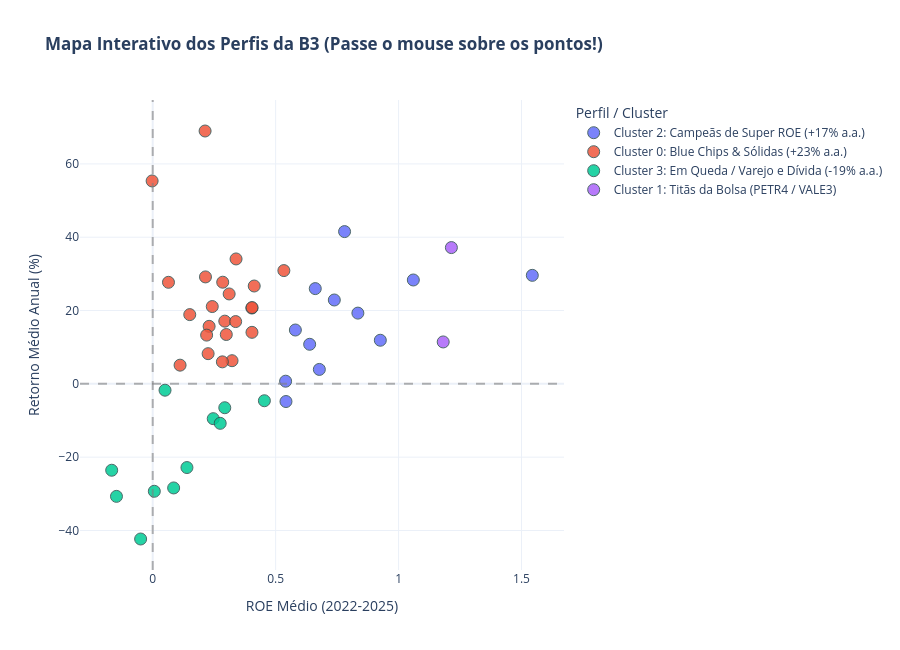

The cell this chart's notebook holds for it:
### Code cell
import plotly.express as px

# Criando o gráfico de dispersão interativo
fig = px.scatter(
    df_empresa,
    x='ROE',
    y='RETORNO_ANO_%',
    color='PERFIL',
    hover_name='EMPRESA',                    # Nome que aparece em destaque no topo ao passar o mouse
    hover_data={
        'TICKER': True,
        'ROE': ':.2f',
        'RETORNO_ANO_%': ':.2f',
        'LUCRO_LIQUIDO_BI': ':.2f',
        'PATRIMONIO_LIQUIDO_BI': ':.2f',
        'PERFIL': False                      # Já está na cor/legenda
    },
    title='<b>Mapa Interativo dos Perfis da B3 (Passe o mouse sobre os pontos!)</b>',
    labels={
        'ROE': 'ROE Médio (2022-2025)',
        'RETORNO_ANO_%': 'Retorno Médio Anual (%)',
        'PERFIL': 'Perfil / Cluster'
    },
    template='plotly_white',
    height=650
)

# Linhas de referência (zero a zero)
fig.add_hline(y=0, line_dash="dash", line_color="gray", opacity=0.6)
fig.add_vline(x=0, line_dash="dash", line_color="gray", opacity=0.6)

# Atualizar o tamanho das bolinhas
fig.update_traces(marker=dict(size=12, opacity=0.85, line=dict(width=1, color='DarkSlateGrey')))

fig.show()

### Figure 1 — Plotly figure (JSON) as saved in the notebook; plotly's stock layout.template omitted (floating-point values rounded to 4 significant figures)
{"data": [{"customdata": [["ABEV3.SA", 59.25, 87.96, "Cluster 2: Campeãs de Super ROE (+17% a.a.)"], ["B3SA3.SA", 17.59, 19.1, "Cluster 2: Campeãs de Super ROE (+17% a.a.)"], ["CMIN3.SA", 7.979, 10.79, "Cluster 2: Campeãs de Super ROE (+17% a.a.)"], ["CPFE3.SA", 21.82, 20.71, "Cluster 2: Campeãs de Super ROE (+17% a.a.)"], ["EGIE3.SA", 21.48, 13.91, "Cluster 2: Campeãs de Super ROE (+17% a.a.)"], ["GOAU4.SA", 32.14, 52.24, "Cluster 2: Campeãs de Super ROE (+17% a.a.)"], ["ITSA4.SA", 57.94, 87.99, "Cluster 2: Campeãs de Super ROE (+17% a.a.)"], ["PRIO3.SA", 14.02, 25.85, "Cluster 2: Campeãs de Super ROE (+17% a.a.)"], ["SBSP3.SA", 31.14, 39.66, "Cluster 2: Campeãs de Super ROE (+17% a.a.)"], ["SUZB3.SA", 20.7, 38.31, "Cluster 2: Campeãs de Super ROE (+17% a.a.)"], ["VBBR3.SA", 14.91, 17.37, "Cluster 2: Campeãs de Super ROE (+17% a.a.)"], ["WEGE3.SA", 10.84, 18.7, "Cluster 2: Campeãs de Super ROE (+17% a.a.)"]], "hovertemplate": "<b>%{hovertext}</b><br><br>ROE Médio (2022-2025)=%{x:.2f}<br>Retorno Médio Anual (%)=%{y:.2f}<br>TICKER=%{customdata[0]}<br>LUCRO_LIQUIDO_BI=%{customdata[1]:.2f}<br>PATRIMONIO_LIQUIDO_BI=%{customdata[2]:.2f}<extra></extra>", "hovertext": ["AMBEV S.A.", "B3 S.A. - BRASIL, BOLSA, BALCÃO", "CSN MINERAÇÃO S.A.", "CPFL ENERGIA S.A.", "ENGIE BRASIL ENERGIA S.A.", "METALURGICA GERDAU S.A.", "ITAÚSA S.A.", "PRIO S.A.", "CIA SANEAMENTO BASICO EST SAO PAULO", "SUZANO HOLDING S.A.", "VIBRA ENERGIA S/A", "WEG S.A."], "legendgroup": "Cluster 2: Campeãs de Super ROE (+17% a.a.)", "marker": {"color": "#636efa", "line": {"color": "DarkSlateGrey", "width": 1}, "opacity": 0.85, "size": 12, "symbol": "circle"}, "mode": "markers", "name": "Cluster 2: Campeãs de Super ROE (+17% a.a.)", "orientation": "v", "showlegend": true, "type": "scatter", "x": [0.6777, 0.9257, 0.7386, 1.06, 1.544, 0.6384, 0.6611, 0.5421, 0.7803, 0.5406, 0.8345, 0.5802], "xaxis": "x", "y": [3.936, 11.89, 22.87, 28.33, 29.6, 10.79, 25.98, -4.825, 41.53, 0.7239, 19.3, 14.69], "yaxis": "y"}, {"customdata": [["ALOS3.SA", 5.427, 13.11, "Cluster 0: Blue Chips & Sólidas (+23% a.a.)"], ["ALUP11.SA", 3.301, 11.33, "Cluster 0: Blue Chips & Sólidas (+23% a.a.)"], ["AURE3.SA", 1.353, 13.54, "Cluster 0: Blue Chips & Sólidas (+23% a.a.)"], ["BBAS3.SA", 55.26, 178.6, "Cluster 0: Blue Chips & Sólidas (+23% a.a.)"], ["BBDC4.SA", 38.52, 168.4, "Cluster 0: Blue Chips & Sólidas (+23% a.a.)"], ["BRSR6.SA", 2.442, 11.47, "Cluster 0: Blue Chips & Sólidas (+23% a.a.)"], ["CMIG4.SA", 10.65, 25.6, "Cluster 0: Blue Chips & Sólidas (+23% a.a.)"], ["COGN3.SA", -0.0121, 13.24, "Cluster 0: Blue Chips & Sólidas (+23% a.a.)"], ["CXSE3.SA", 6.711, 12.48, "Cluster 0: Blue Chips & Sólidas (+23% a.a.)"], ["ENEV3.SA", 1.258, 18.85, "Cluster 0: Blue Chips & Sólidas (+23% a.a.)"], ["ENGI11.SA", 6.669, 19.68, "Cluster 0: Blue Chips & Sólidas (+23% a.a.)"], ["EQTL3.SA", 5.985, 25.52, "Cluster 0: Blue Chips & Sólidas (+23% a.a.)"], ["GGBR4.SA", 16.05, 51.88, "Cluster 0: Blue Chips & Sólidas (+23% a.a.)"], ["KLBN11.SA", 5.631, 14.07, "Cluster 0: Blue Chips & Sólidas (+23% a.a.)"], ["MTSA4.SA", 0.1286, 0.4356, "Cluster 0: Blue Chips & Sólidas (+23% a.a.)"], ["PSSA3.SA", 4.864, 14.17, "Cluster 0: Blue Chips & Sólidas (+23% a.a.)"], ["RDOR3.SA", 5.285, 23.81, "Cluster 0: Blue Chips & Sólidas (+23% a.a.)"], ["RENT3.SA", 7.296, 25.76, "Cluster 0: Blue Chips & Sólidas (+23% a.a.)"], ["SANB11.SA", 25.76, 118.0, "Cluster 0: Blue Chips & Sólidas (+23% a.a.)"], ["TIMS3.SA", 4.902, 23.43, "Cluster 0: Blue Chips & Sólidas (+23% a.a.)"], ["UGPA3.SA", 4.298, 14.94, "Cluster 0: Blue Chips & Sólidas (+23% a.a.)"], ["VIVA3.SA", 0.9212, 2.26, "Cluster 0: Blue Chips & Sólidas (+23% a.a.)"], ["VIVT3.SA", 10.43, 69.22, "Cluster 0: Blue Chips & Sólidas (+23% a.a.)"]], "hovertemplate": "<b>%{hovertext}</b><br><br>ROE Médio (2022-2025)=%{x:.2f}<br>Retorno Médio Anual (%)=%{y:.2f}<br>TICKER=%{customdata[0]}<br>LUCRO_LIQUIDO_BI=%{customdata[1]:.2f}<br>PATRIMONIO_LIQUIDO_BI=%{customdata[2]:.2f}<extra></extra>", "hovertext": ["ALLOS S.A.", "ALUPAR INVESTIMENTO S/A", "AUREN ENERGIA S.A.", "BCO BRASIL S.A.", "BCO BRADESCO S.A.", "BANCO DO ESTADO DO RIO GRANDE DO SUL SA", "CIA ENERGETICA DE MINAS GERAIS - CEMIG", "COGNA EDUCAÇÃO S.A.", "CAIXA SEGURIDADE PARTICIPAÇÕES S.A.", "ENEVA S.A", "ENERGISA S.A.", "EQUATORIAL S.A.", "GERDAU S.A.", "KLABIN S.A.", "METISA METALURGICA TIMBOENSE S.A.", "PORTO SEGURO S.A.", "REDE D'OR SÃO LUIZ S.A.", "LOCALIZA RENT A CAR S.A.", "BCO SANTANDER (BRASIL) S.A.", "TIM BRASIL SERVIÇOS E PARTICIPAÇÕES S.A.", "ULTRAPAR PARTICIPACOES S.A.", "VIVARA PARTICIPAÇÕES S.A.", "TELEFÔNICA BRASIL S.A"], "legendgroup": "Cluster 0: Blue Chips & Sólidas (+23% a.a.)", "marker": {"color": "#EF553B", "line": {"color": "DarkSlateGrey", "width": 1}, "opacity": 0.85, "size": 12, "symbol": "circle"}, "mode": "markers", "name": "Cluster 0: Blue Chips & Sólidas (+23% a.a.)", "orientation": "v", "showlegend": true, "type": "scatter", "x": [0.4033, 0.2931, 0.1113, 0.3109, 0.2294, 0.213, 0.4128, -0.002426, 0.5334, 0.06412, 0.3373, 0.2422, 0.3227, 0.4037, 0.2993, 0.339, 0.2254, 0.2833, 0.2193, 0.2146, 0.2847, 0.4041, 0.1507], "xaxis": "x", "y": [20.68, 17.1, 5.096, 24.53, 15.69, 68.98, 26.69, 55.35, 30.89, 27.7, 16.99, 21.08, 6.311, 14.05, 13.46, 34.07, 8.233, 5.997, 13.29, 29.17, 27.73, 20.81, 18.88], "yaxis": "y"}, {"customdata": [["BRAV3.SA", 1.003, 11.77, "Cluster 3: Em Queda / Varejo e Dívida (-19% a.a.)"], ["CSAN3.SA", -2.378, 42.39, "Cluster 3: Em Queda / Varejo e Dívida (-19% a.a.)"], ["CSNA3.SA", 7.077, 18.17, "Cluster 3: Em Queda / Varejo e Dívida (-19% a.a.)"], ["HAPV3.SA", -2.403, 48.73, "Cluster 3: Em Queda / Varejo e Dívida (-19% a.a.)"], ["HYPE3.SA", 2.95, 12.05, "Cluster 3: Em Queda / Varejo e Dívida (-19% a.a.)"], ["LREN3.SA", 4.73, 10.43, "Cluster 3: Em Queda / Varejo e Dívida (-19% a.a.)"], ["MGLU3.SA", 0.07154, 11.08, "Cluster 3: Em Queda / Varejo e Dívida (-19% a.a.)"], ["PCAR3.SA", 1.912, 13.73, "Cluster 3: Em Queda / Varejo e Dívida (-19% a.a.)"], ["RAIL3.SA", 0.7971, 15.07, "Cluster 3: Em Queda / Varejo e Dívida (-19% a.a.)"], ["RAIZ4.SA", -2.092, 19.1, "Cluster 3: Em Queda / Varejo e Dívida (-19% a.a.)"], ["USIM5.SA", 7.312, 25.71, "Cluster 3: Em Queda / Varejo e Dívida (-19% a.a.)"]], "hovertemplate": "<b>%{hovertext}</b><br><br>ROE Médio (2022-2025)=%{x:.2f}<br>Retorno Médio Anual (%)=%{y:.2f}<br>TICKER=%{customdata[0]}<br>LUCRO_LIQUIDO_BI=%{customdata[1]:.2f}<br>PATRIMONIO_LIQUIDO_BI=%{customdata[2]:.2f}<extra></extra>", "hovertext": ["BRAVA ENERGIA S.A.", "COSAN S.A.", "CIA SIDERURGICA NACIONAL", "HAPVIDA PARTICIPAÇÕES E INVESTIMENTOS S.A.", "HYPERA S.A.", "LOJAS RENNER S.A.", "MAGAZINE LUIZA S.A.", "CIA BRASILEIRA DE DISTRIBUICAO", "RUMO S.A.", "RAIZEN ENERGIA S.A.", "USINAS SID DE MINAS GERAIS S.A.-USIMINAS"], "legendgroup": "Cluster 3: Em Queda / Varejo e Dívida (-19% a.a.)", "marker": {"color": "#00cc96", "line": {"color": "DarkSlateGrey", "width": 1}, "opacity": 0.85, "size": 12, "symbol": "circle"}, "mode": "markers", "name": "Cluster 3: Em Queda / Varejo e Dívida (-19% a.a.)", "orientation": "v", "showlegend": true, "type": "scatter", "x": [0.08519, -0.1668, 0.2931, -0.04914, 0.2461, 0.4542, 0.006561, 0.1392, 0.05006, -0.1474, 0.2745], "xaxis": "x", "y": [-28.4, -23.57, -6.518, -42.33, -9.499, -4.609, -29.31, -22.84, -1.734, -30.7, -10.78], "yaxis": "y"}, {"customdata": [["PETR4.SA", 460.1, 383.0, "Cluster 1: Titãs da Bolsa (PETR4 / VALE3)"], ["VALE3.SA", 233.9, 199.0, "Cluster 1: Titãs da Bolsa (PETR4 / VALE3)"]], "hovertemplate": "<b>%{hovertext}</b><br><br>ROE Médio (2022-2025)=%{x:.2f}<br>Retorno Médio Anual (%)=%{y:.2f}<br>TICKER=%{customdata[0]}<br>LUCRO_LIQUIDO_BI=%{customdata[1]:.2f}<br>PATRIMONIO_LIQUIDO_BI=%{customdata[2]:.2f}<extra></extra>", "hovertext": ["PETROLEO BRASILEIRO S.A. PETROBRAS", "VALE S.A."], "legendgroup": "Cluster 1: Titãs da Bolsa (PETR4 / VALE3)", "marker": {"color": "#ab63fa", "line": {"color": "DarkSlateGrey", "width": 1}, "opacity": 0.85, "size": 12, "symbol": "circle"}, "mode": "markers", "name": "Cluster 1: Titãs da Bolsa (PETR4 / VALE3)", "orientation": "v", "showlegend": true, "type": "scatter", "x": [1.215, 1.181], "xaxis": "x", "y": [37.17, 11.43], "yaxis": "y"}], "layout": {"height": 650, "legend": {"title": {"text": "Perfil / Cluster"}, "tracegroupgap": 0}, "shapes": [{"line": {"color": "gray", "dash": "dash"}, "opacity": 0.6, "type": "line", "x0": 0, "x1": 1, "xref": "x domain", "y0": 0, "y1": 0, "yref": "y"}, {"line": {"color": "gray", "dash": "dash"}, "opacity": 0.6, "type": "line", "x0": 0, "x1": 0, "xref": "x", "y0": 0, "y1": 1, "yref": "y domain"}], "title": {"text": "<b>Mapa Interativo dos Perfis da B3 (Passe o mouse sobre os pontos!)</b>"}, "xaxis": {"anchor": "y", "domain": [0, 1], "title": {"text": "ROE Médio (2022-2025)"}}, "yaxis": {"anchor": "x", "domain": [0, 1], "title": {"text": "Retorno Médio Anual (%)"}}}}
